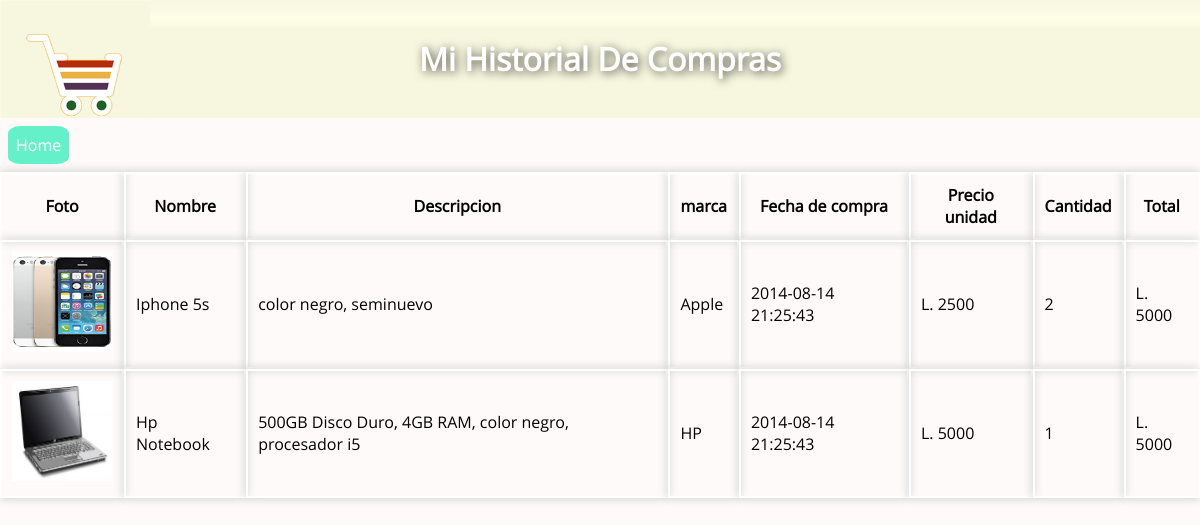
/historial_compra.php (signed in), run on the app's committed database.
### tables this page shows
CREATE TABLE IF NOT EXISTS `articulo` (
  `id` int(15) NOT NULL AUTO_INCREMENT,
  `nombre_articulo` varchar(50) NOT NULL,
  `marca` varchar(50) NOT NULL,
  `precio_unidad` float NOT NULL,
  `cantidad` int(3) NOT NULL,
  `estado` int(1) NOT NULL,
  `visitas` int(15) NOT NULL,
  `descripcion` longtext NOT NULL,
  `foto_articulo` longtext NOT NULL,
  `id_usuario` int(10) NOT NULL,
  `id_categoria` int(3) NOT NULL,
  PRIMARY KEY (`id`)
);

CREATE TABLE IF NOT EXISTS `usuario_articulo` (
  `id_usuario` int(10) NOT NULL,
  `id_articulo` int(15) NOT NULL,
  `fecha_compra` timestamp NOT NULL DEFAULT CURRENT_TIMESTAMP,
  `cantidad` int(11) DEFAULT NULL
);

### historial_compra.php (the view, shortened to what this page needs)
<?php
  	require_once("conexion.php");
	if(isset($_SESSION["usuario_valido"]))
	{
		$id = $_SESSION["usuario_valido"];
		$query = "SELECT a.nombre_articulo, a.descripcion ,a.marca, a.precio_unidad, a.foto_articulo, ua.cantidad, ua.fecha_compra    				 FROM articulo a,usuario_articulo ua WHERE a.id = ua.id_articulo AND ua.id_usuario = $id";
		$result = mysqli_query($conexion, $query);
	}
?>
<!DOCTYPE html>
<html lang="es">
<head>
    <link rel="stylesheet" href="css/simplePagination.css">
    <link rel="stylesheet" href="css/globals.css">
</head>
<body>
	<header><h1>Mi Historial De Compras</h1></header>
	<p id="home"><a href="index.php">Home</a></p>
	<table cellpadding="10" cellspacing="0	">
		<tr>
			<th>Foto</th>
			<th>Nombre</th>
			<th>Descripcion</th>
			<th>marca</th>
			<th>Fecha de compra</th>
			<th>Precio unidad</th>
			<th>Cantidad</th>
			<th>Total</th>
		</tr>
		<?php while($row = mysqli_fetch_assoc($result)) { ?>
			<tr>
				<td><img src="<?php echo "articulos/".$row['foto_articulo']; ?>" style="width:100px; height:100px" /></td>
				<td><p><?php echo $row["nombre_articulo"]; ?></p></td>
				<td><p><?php echo $row["descripcion"]; ?></p></td>
				<td><p><?php echo $row["marca"]; ?></p></td>
				<td><p><?php echo $row["fecha_compra"]; ?></p></td>
				<td><p><?php echo "L. ".$row["precio_unidad"] ?></p></td>
				<td><p><?php echo $row["cantidad"] ?></p></td>
				<td><p><?php echo "L. ".$row["cantidad"]*$row["precio_unidad"]; ?></p></td>
			</tr>
		<?php  } mysqli_free_result($result);	 ?>
	</table>
</body>
</html>

### css/globals.css (style rules this page uses)
body { background: #FFF; font-family: "open_sansregular"; }

### historial_compra.php (style rules this page uses)
body { background: rgb(255,250,250); margin: 0; padding: 0; }
a { background: rgb(100,240,200); border-radius: 20%; color: white; margin-left: 0.5em; margin-bottom: 2em; padding: 0.5em; text-decoration: none; }
header { background: url(img/history.png) no-repeat, url(img/back.png); background-size: 150px; margin: 0; padding: 1em; }
h1 { color: white; text-shadow: rgba(0,0,0,0.7) 2px 2px 10px; text-align: center; }
th, td { border: 2px solid white; box-shadow: rgba(0,0,0,0.2) 0px 0px 10px; margin: 0px; }
table { margin: 0 auto; }

### data on the page
articulo: foto_articulo (picture), nombre_articulo "Iphone 5s", descripcion "color negro, seminuevo", marca "Apple", usuario_articulo.fecha_compra "2014-08-14 21:25:43", precio_unidad "2500", usuario_articulo.cantidad "2", $row['cantidad']*$row['precio_unidad'] "5000"
articulo: foto_articulo (picture), nombre_articulo "Hp Notebook", descripcion "500GB Disco Duro, 4GB RAM, color negro, procesador i5", marca "HP", usuario_articulo.fecha_compra "2014-08-14 21:25:43", precio_unidad "5000", usuario_articulo.cantidad "1", $row['cantidad']*$row['precio_unidad'] "5000"
